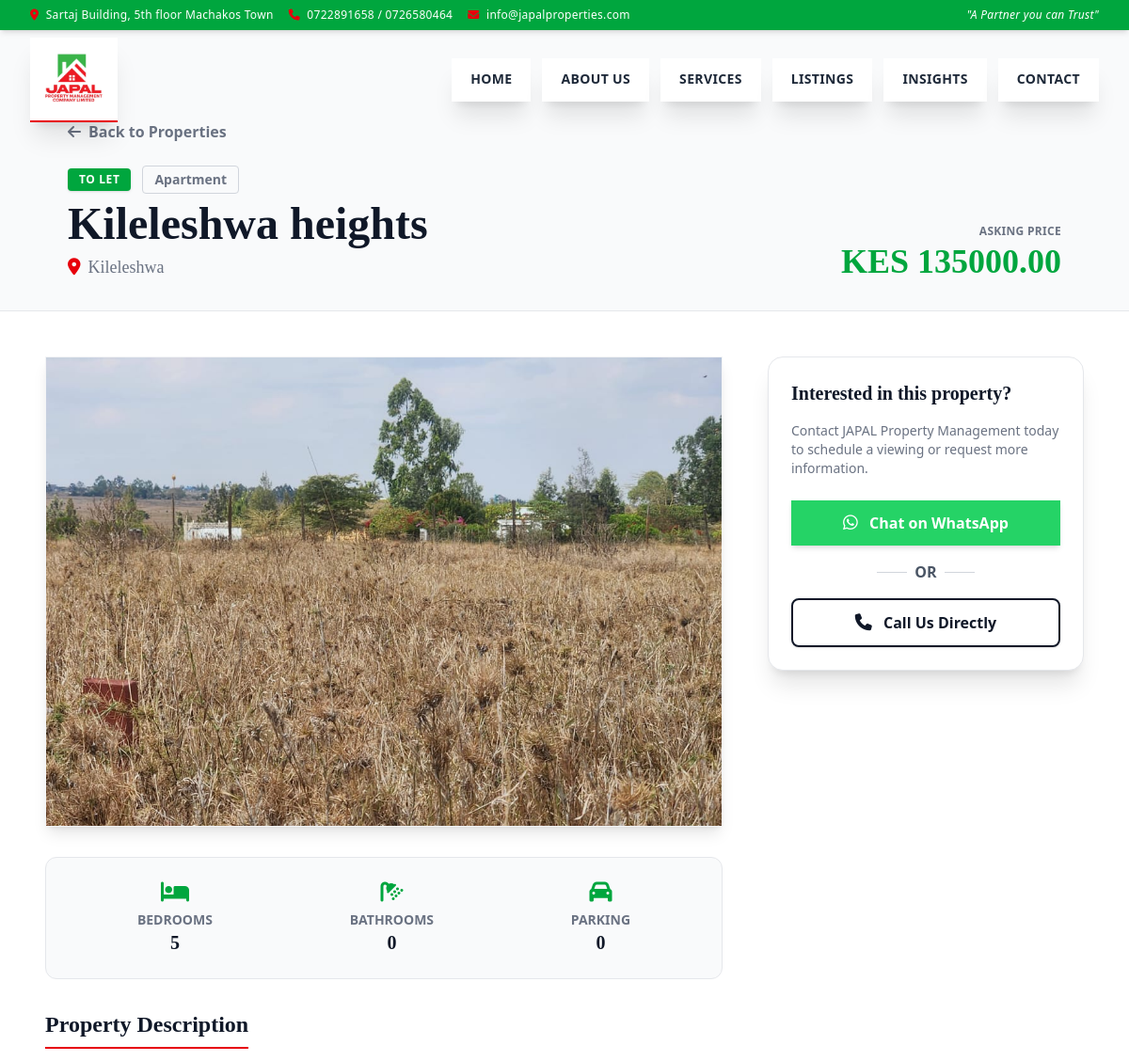
Page /properties/1/ (upper part) on the earlier database version.
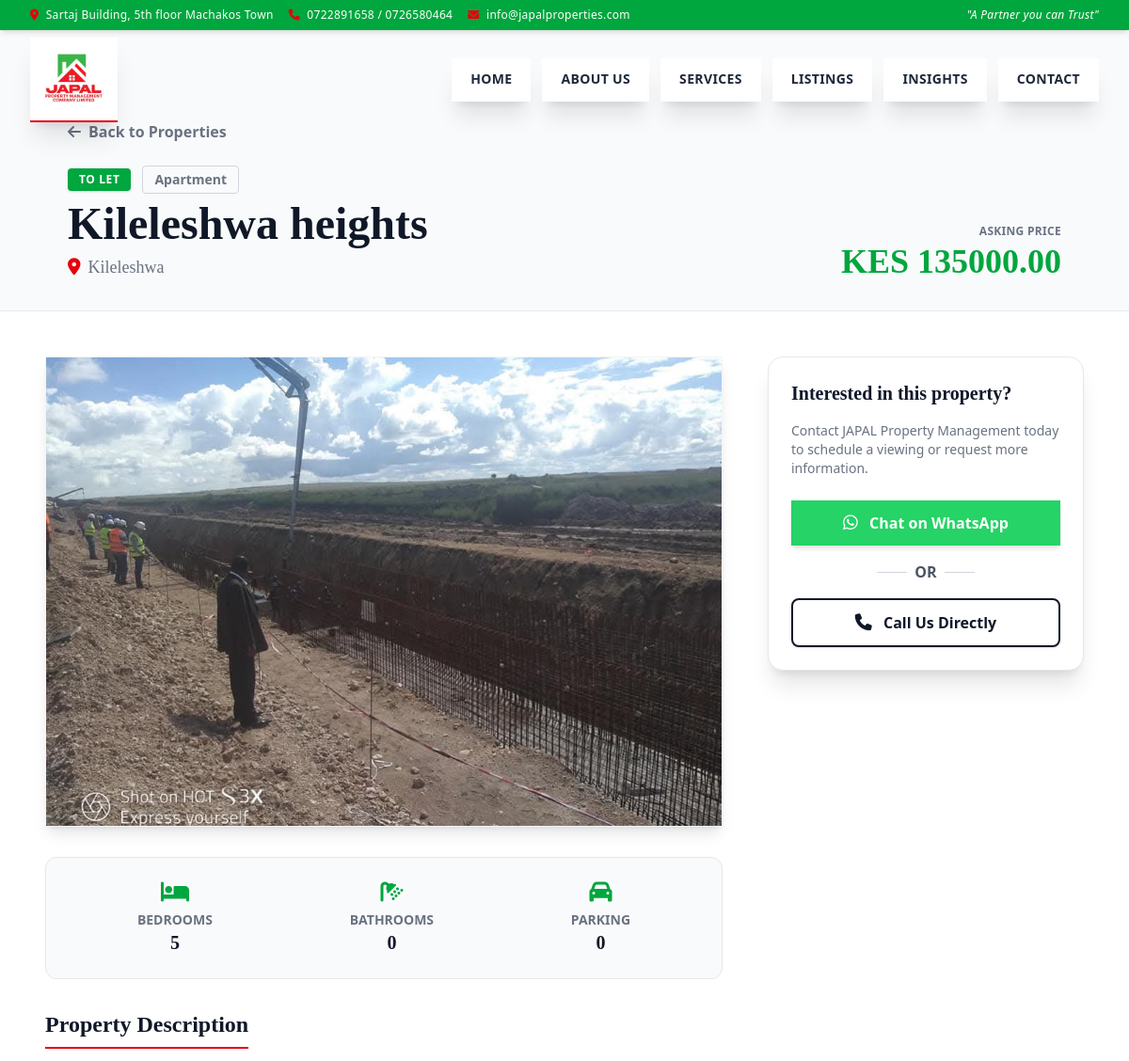
Same page on the later database version.
### property/models.py (models this page shows, shortened)
class Property(models.Model):
    STATUS_CHOICES = [
        ('RENT', 'To Let'),
        ('SALE', 'For Sale'),
    ]
    TYPE_CHOICES = [
        ('APARTMENT', 'Apartment'),
        ('COMMERCIAL', 'Commercial Space'),
        ('LAND', 'Land / Plot'),
        ('TOWNHOUSE', 'Townhouse'),
    ]
    title = models.CharField(max_length=200)
    slug = models.SlugField(unique=True, blank=True, max_length=250)
    description = models.TextField()
    property_type = models.CharField(max_length=20, choices=TYPE_CHOICES, default='APARTMENT')
    status = models.CharField(max_length=10, choices=STATUS_CHOICES, default='RENT')
    price = models.DecimalField(max_digits=12, decimal_places=2)
    location = models.CharField(max_length=100, help_text="e.g. Juja, Westlands, Milimani")
    bedrooms = models.IntegerField(default=0, verbose_name="Bedrooms (0 for Land)")
    bathrooms = models.IntegerField(default=0, verbose_name="Bathrooms")
    parking_spaces = models.IntegerField(default=0, verbose_name="Parking Spaces")
    amenities = models.TextField(blank=True, help_text="Comma-separated list, e.g. Borehole, Backup Generator, Gym")
    main_image = models.ImageField(upload_to='properties/thumbnails/')
    maps_iframe_url = models.TextField(blank=True,
                                       help_text="Paste the src link inside the Google Maps embed code iframe")
    is_featured = models.BooleanField(default=False, help_text="Pin this property to the homepage featured grid")
    created_at = models.DateTimeField(auto_now_add=True)
    updated_at = models.DateTimeField(auto_now=True)
    class Meta:
        verbose_name_plural = "Properties"
        ordering = ['-created_at']

### property/views.py (the view)
# urls.py: path('properties/<int:pk>/', views.property_detail, name='property_detail'),
def property_detail(request, pk):
    property_obj = get_object_or_404(Property, pk=pk)
    gallery_images = property_obj.gallery_images.all()
    context = {
        'property': property_obj,
        'gallery_images': gallery_images,
    }
    return render(request, 'property_detail.html', context)

### property/templates/property_detail.html (shortened to what the changed rows need)
{% extends 'base.html' %}
{% block content %}
<section class="pt-32 pb-8 bg-gray-50 border-b border-gray-200">
    <div class="max-w-6xl mx-auto px-6 md:px-12">
        <div class="flex flex-col md:flex-row justify-between items-start md:items-end gap-4">
            <div>
                <div class="flex items-center gap-3 mb-2">
                    <span class="text-white text-xs font-bold px-3 py-1 rounded shadow-sm uppercase tracking-wider {% if property.status == 'RENT' %}bg-green-600{% else %}bg-red-600{% endif %}">
                        {{ property.get_status_display }}
                    </span>
                    <span class="text-gray-500 text-sm font-semibold border border-gray-300 px-3 py-1 rounded">
                        {{ property.get_property_type_display }}
                    </span>
                </div>
                <h1 class="font-serif text-3xl md:text-5xl font-extrabold text-gray-900 mb-2">{{ property.title }}</h1>
                <p class="font-serif text-gray-500 text-lg"><i class="fa-solid fa-location-dot text-red-600 mr-2"></i>{{ property.location }}</p>
            </div>
            <div class="text-left md:text-right">
                <p class="text-gray-500 font-bold uppercase tracking-wide text-xs mb-1">Asking Price</p>
                <p class="font-serif text-green-600 font-black text-3xl md:text-4xl">KES {{ property.price }}</p>
            </div>
        </div>
    </div>
</section>
<section class="py-12 bg-white">
    <div class="max-w-6xl mx-auto px-3 md:px-6 grid grid-cols-1 lg:grid-cols-3 gap-12">
        <div class="lg:col-span-2">
            <div class="relative rounded-none overflow-hidden shadow-lg border border-gray-100 mb-8 h-[400px] md:h-[500px] bg-gray-900 group" id="property-carousel">
                <div id="carousel-slides" class="w-full h-full relative">
                    {% if property.main_image %}
                        <div class="carousel-slide absolute inset-0 transition-opacity duration-500 opacity-100 z-10">
                            <img src="{{ property.main_image.url }}" alt="{{ property.title }} - Main" class="w-full h-full object-cover">
                        </div>
                    {% endif %}
                </div>
            </div>
            <div class="flex flex-wrap justify-around bg-gray-50 p-6 rounded-xl border border-gray-200 mb-8">
                <div class="text-center">
                    <i class="fa-solid fa-bed text-2xl text-green-600 mb-2"></i>
                    <p class="text-gray-500 text-sm font-bold uppercase">Bedrooms</p>
                    <p class="font-serif text-xl font-black text-gray-900">{{ property.bedrooms }}</p>
                </div>
                <div class="text-center">
                    <i class="fa-solid fa-shower text-2xl text-green-600 mb-2"></i>
                    <p class="text-gray-500 text-sm font-bold uppercase">Bathrooms</p>
                    <p class="font-serif text-xl font-black text-gray-900">{{ property.bathrooms }}</p>
                </div>
                <div class="text-center">
                    <i class="fa-solid fa-car text-2xl text-green-600 mb-2"></i>
                    <p class="text-gray-500 text-sm font-bold uppercase">Parking</p>
                    <p class="font-serif text-xl font-black text-gray-900">{{ property.parking_spaces }}</p>
                </div>
            </div>
        </div>
    </div>
</section>
{% endblock %}

Differences in the rows shown:
changed Property "Kileleshwa heights": main_image: a different picture
